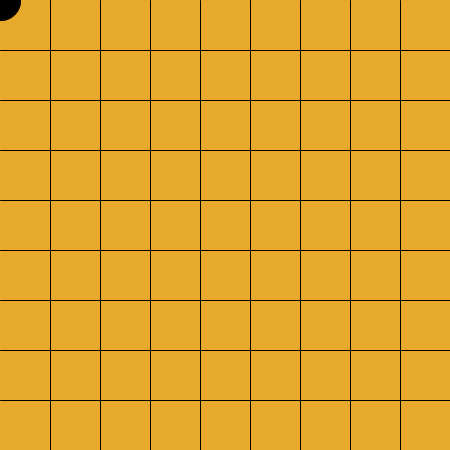
Frame 1 (no input)
Frame 60 (the mouse pressed at the canvas centre just before this capture): identical to frame 1, image omitted
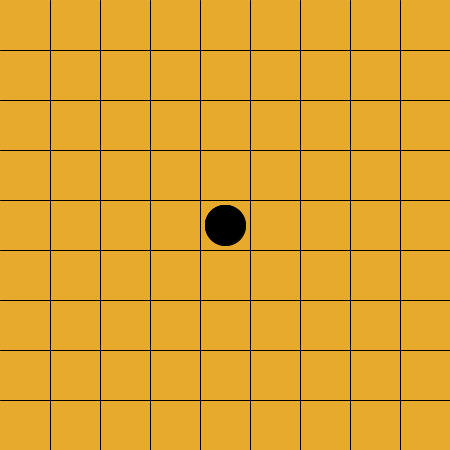
Frame 120 (the mouse held since frame 60 and released just before this capture)

The Processing sketch that drew these frames (run headless with seeded random() and noise(); from frame 60 on, the mouse is pressed at the canvas centre):

// Processing sketch: week16_go_for_line_nousePressed_mouseX_mouseY
// ── week16_go_for_line_nousePressed_mouseX_mouseY.pde
void setup(){
  size(450,450);
}
int bx=0,by=0;
void draw(){
  background(#E8AA2C);
  for(int y=50;y<450;y+=50){
    line(0,y,450,y);
  }
  for(int x=50;x<450;x+=50){
    line(x,0,x,450);
  }
  fill(0);
  ellipse(mouseX,mouseY,40,40);
  ellipse(bx,by,40,40);
}
void mousePressed(){
  bx=mouseX;by=mouseY;
}
